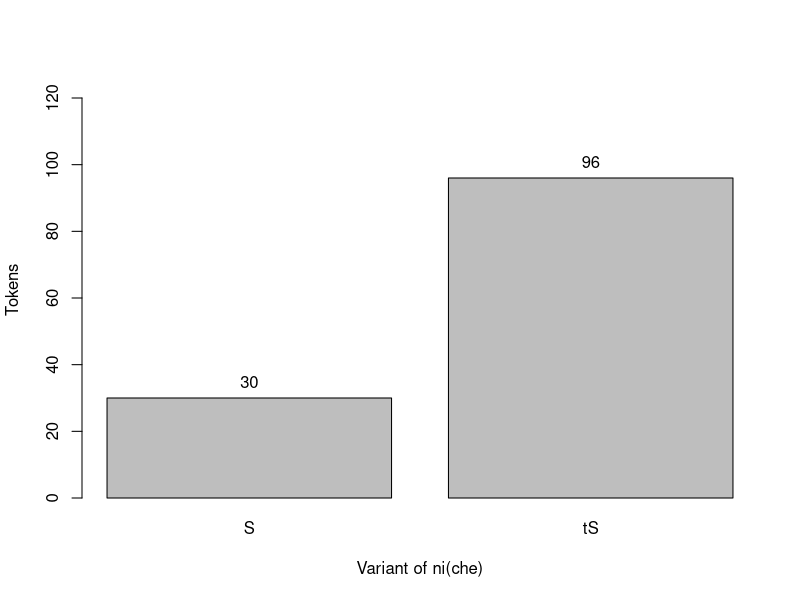
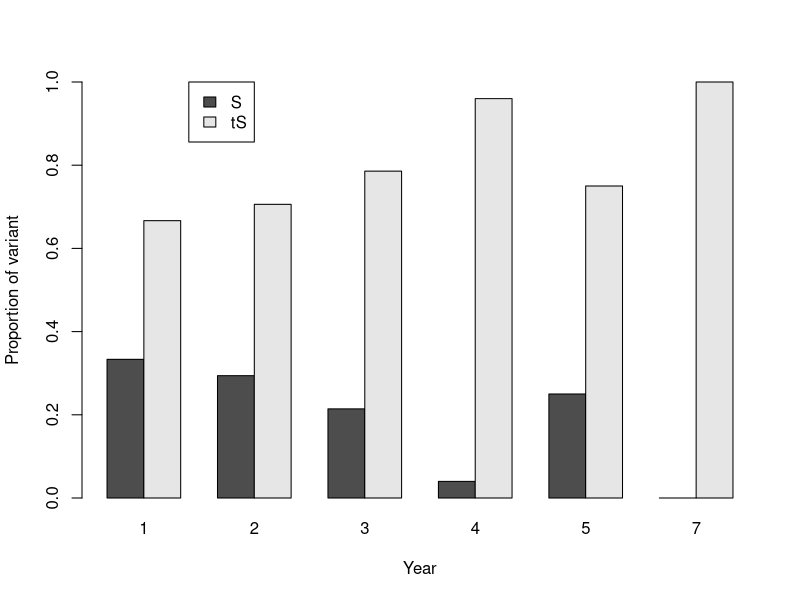

These charts were generated, in order, by the following R code:
# This script analyzes the cleaned data in data_cleaned.csv from the Niche group project for my sociolinguistics course. Both tables and figures are generated here with ## ---- names for importing into Rtex writeup.

## ---- load_cleaned ----
data_cleaned <- read.csv("data_cleaned.csv",
                         header = TRUE)

## ---- load_packages ----
require("knitr")

# Test of independance between nIche and niCHE
# Summary of counts in a table and in the margins
## ---- niche_niche_table ----
nIche_by_niCHE <- table(data_cleaned$nIche,
                        data_cleaned$niCHE)
kable(addmargins(nIche_by_niCHE),
      format = "latex")

# Chi-square test for independance for nIche by niCHE, expected counts and results
## ---- niche_niche_chisq_perform ----
nIche_by_niCHE_chisq_result <- chisq.test(nIche_by_niCHE)
## ---- niche_niche_chisq_expected ----
kable(nIche_by_niCHE_chisq_result$expected,
      format = "latex",
      digits = 2)
## ---- niche_niche_chisq_result ----
nIche_by_niCHE_chisq_result
## ---- niche_niche_chisq_residuals ----
kable(nIche_by_niCHE_chisq_result$residuals,
      format = "latex",
      digits = 2) # Actually sqrt of the residuals
# Ultimately shows that these variables are highly dependant, and so we can look at
# either one with the other factors and expect the same results. We'll use niCHE

# Overall distribution of niCHE
## ---- niche_overall_barplot ----
niCHE_overall <- table(data_cleaned$niCHE)
niCHE_overall_barplot <- barplot(niCHE_overall,
                                   ylim = c(0,
                                            1.3*max(niCHE_overall)),
                                   ylab = "Tokens",
                                   xlab = "Variant of ni(che)")
text(niCHE_overall_barplot,
     y = niCHE_overall,
     label = niCHE_overall,
     pos = 3)
        
# Test of independance between Age and niCHE
# Exclude those with unknown ages
## ---- age_niche_table ----
data_cleaned_sans_unknown_ages <- droplevels(data_cleaned[data_cleaned$Age != "Unknown",])

# Summary of counts in a table and in the margins, excluding unknown ages
niCHE_by_Age <- table(data_cleaned_sans_unknown_ages$niCHE,
                            data_cleaned_sans_unknown_ages$Age)
colnames(niCHE_by_Age) <- c("20 or Younger",
                            "Early 20s",
                            "Mid 20s or Older")
kable(addmargins(niCHE_by_Age),
      format = "latex")

# Chi-square test for independance for Age by niCHE, expected counts and results
## --- age_niche_chisq_perform ----
niCHE_by_Age_chisq_result <- chisq.test(niCHE_by_Age)
## --- age_niche_chisq_expected ----
kable(niCHE_by_Age_chisq_result$expected,
      format = "latex",
      digits = 2) # Consevatively, chi-square shouldn't be used
# Perform Fisher's exact test instead
## ---- age_niche_fish_perform ----
niCHE_by_Age_Fish_result <- fisher.test(niCHE_by_Age)
## ---- age_niche_fish_result ----
niCHE_by_Age_Fish_result
# The result is not significant by any likely alpha
        
# Test of independance between Gender and niCHE
# Summary of counts in a table and in the margins
## ---- gender_niche_table ----
niCHE_by_Gender <- table(data_cleaned$niCHE,
                         data_cleaned$Gender)
kable(addmargins(niCHE_by_Gender),
      format = "latex")

# Chi-square test for independance for Gender by niCHE, expected counts and results
## ---- gender_niche_chisq_perform ----
niCHE_by_Gender_chisq_result <- chisq.test(niCHE_by_Gender)
## ---- gender_niche_chisq_expected ----
kable(niCHE_by_Gender_chisq_result$expected,
      format = "latex",
      digits = 2)
## ---- gender_niche_chisq_result ----
niCHE_by_Gender_chisq_result
# The result is not significant by any likely alpha
    
# Test of independance between Ethnicity and niCHE
# Summary of counts in a table and in the margins
## ---- ethnicity_niche_table ----
niCHE_by_Ethnicity <- table(data_cleaned$niCHE,
                         data_cleaned$Ethnicity)
kable(addmargins(niCHE_by_Ethnicity),
      format = "latex")

# Chi-square test for independance for Ethnicity by niCHE, expected counts and results
## ---- ethnicity_niche_chisq_perform ----
niCHE_by_Ethnicity_chisq_result <- chisq.test(niCHE_by_Ethnicity)
## ---- ethnicity_niche_chisq_expected ----
kable(niCHE_by_Ethnicity_chisq_result$expected,
      format = "latex",
      digits = 2) # Definitely not appropriate to use chi-square
# Perform Fisher's exact test instead
## ---- ethnicity_niche_fish_perform ----
niCHE_by_Ethnicity_Fish_result <- fisher.test(niCHE_by_Ethnicity)
## ---- ethnicity_niche_fish_result ----
niCHE_by_Ethnicity_Fish_result
# The result is not significant by any likely alpha

# Test of independance between Location and niCHE
# Summary of counts in a table and in the margins
## ---- location_niche_table ----
niCHE_by_Location <- table(data_cleaned$niCHE,
                         data_cleaned$Location)
colnames(niCHE_by_Location) <- c("Downtown",
                                 "North Campus",
                                 "South Campus")
kable(addmargins(niCHE_by_Location),
      format = "latex")

# Chi-square test for independance for Location by niCHE, expected counts and results
## ---- location_niche_chisq_perform ----
niCHE_by_Location_chisq_result <- chisq.test(niCHE_by_Location)
## ---- location_niche_chisq_expected ----
kable(niCHE_by_Location_chisq_result$expected,
      format = "latex",
      digits = 2)
## ---- location_niche_chisq_result ----
niCHE_by_Location_chisq_result
# The result is not significant by any likely alpha

# Test of independance between Year and niCHE
## ---- Year_niche_independance
# Exclude those with unknown ages or who were non-students, the non-students only numbering 2
## ---- year_niche_table ----
data_cleaned_sans_unknown_and_nonstudent_years <- droplevels(data_cleaned[data_cleaned$Year != "Unknown" & data_cleaned$Year != "Not_student",])

# Summary of counts in a table and in the margins
niCHE_by_Year <- table(data_cleaned_sans_unknown_and_nonstudent_years$niCHE,
                       data_cleaned_sans_unknown_and_nonstudent_years$Year)
addmargins(niCHE_by_Year)
kable(addmargins(niCHE_by_Year),
      format = "latex")

# Chi-square test for independance for Year by niCHE, expected counts and results
## ---- year_niche_chisq_perform ----
niCHE_by_Year_chisq_result <- chisq.test(niCHE_by_Year)
## ---- year_niche_chisq_expected ----
kable(niCHE_by_Year_chisq_result$expected,
      format = "latex",
      digits = 2) # Pretty inappropriate to use chi-square
# Perform Fisher's exact test instead
## ---- year_niche_fish_perform ----
niCHE_by_Year_Fish_result <- fisher.test(niCHE_by_Year)
## ---- year_niche_fish_result ----
niCHE_by_Year_Fish_result
# The result is not significant by any likely alpha
    
# There seems to be a pattern, though.
# Create a side by side bar graph for Year by niCHE to show it
## ---- year_niche_barplot ----
niCHE_by_Year_props <- prop.table(niCHE_by_Year,
                                  2)
niCHE_by_Year_barplot <- barplot(niCHE_by_Year_props,
                                 beside = TRUE,
                                 ylim = c(0,
                                          1),
                                 xlab = "Year",
                                 ylab = "Proportion of variant",
                                 legend = c("S",
                                            "tS"),
                                 args.legend = list(x = 5,
                                                    y = 1))